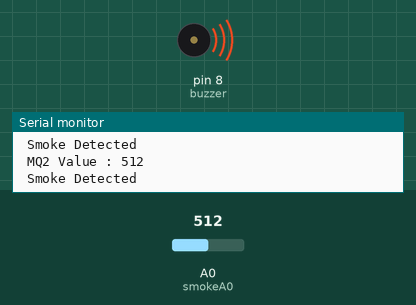
The sketch below on a simulated Arduino Uno, built with avr-gcc and run on an emulated ATmega328P. On the bench: buzzer (waves = sounding), the last lines printed to the serial monitor. The inputs (shaded band) are chosen by the test bench; at power-on: A0 (smokeA0) = 512.

Above: at 1.3 s.
1.4 s: A0 (smokeA0) set to 215
2.9 s: A0 (smokeA0) set to 189
At 3.9 s:
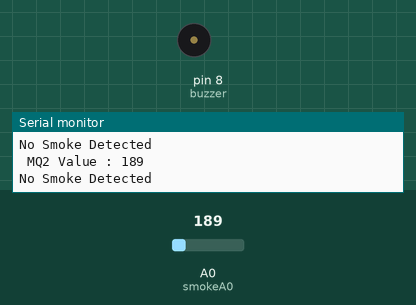
4.5 s: A0 (smokeA0) set to 210
At 5.1 s:
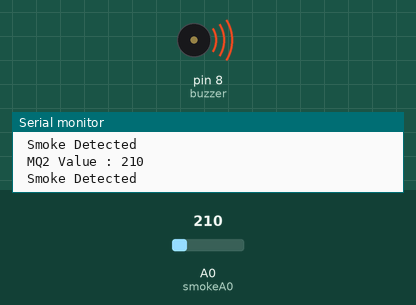
6.0 s: A0 (smokeA0) set to 190
At 6.3 s:
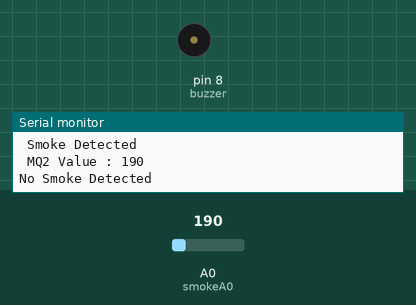
Timing chart, 0 to 8.5 s (numbered marks = the images above; inputs shaded):
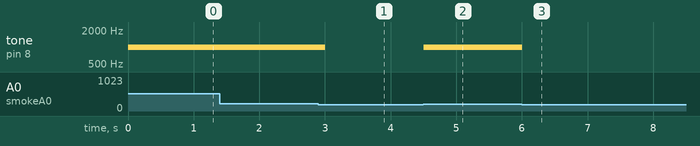

Measured:
- the behaviour switches between 201 and 200 on A0 (smokeA0) (found by bisection; images 0 and 1)
- after the input at 2.9 s, tone on pin 8 (buzzer): 1000 Hz → silent after 0.10 s
- after the input at 4.5 s, tone on pin 8 (buzzer): silent → 1000 Hz at once
- after the input at 6.0 s, tone on pin 8 (buzzer): 1000 Hz → silent at once

The sketch:

ITW_EndLab_MQ2.ino
```cpp
int sensorThreshold=200;
int buzzer=8;
int smokeA0 = A0;

void setup()
{
  pinMode(buzzer, OUTPUT);
  pinMode(smokeA0, INPUT);
  Serial.begin(9600);
}

void loop()
{
  int mqvalue = analogRead(smokeA0);
  Serial.print("\n MQ2 Value : ");
  Serial.print(mqvalue);

  if(mqvalue > sensorThreshold)
  {
    Serial.print("\n Smoke Detected");
    tone(buzzer, 1000);
  }
  else
  {
    Serial.println("\nNo Smoke Detected");
    noTone(buzzer);
  }
  delay(500);
}
```
